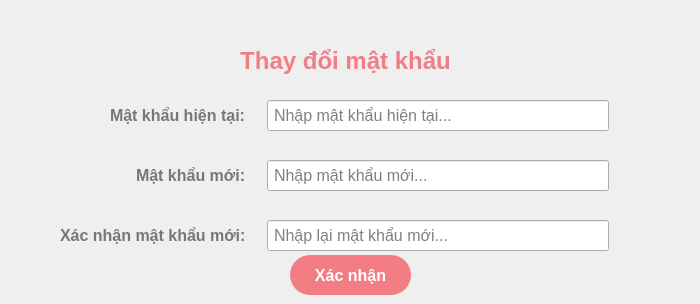
           <widget class="QWidget" name="staffPasswordTab">
            <attribute name="title">
             <string>Đổi mật khẩu</string>
            </attribute>
            <widget class="QWidget" name="formWidget_7" native="true">
             <property name="geometry">
              <rect>
               <x>40</x>
               <y>100</y>
               <width>601</width>
               <height>151</height>
              </rect>
             </property>
             <property name="styleSheet">
              <string notr="true">QLabel {
	font-size: 16px;
	margin-left: 16px;
	font-weight: bold;
	color: #777;
}

QLineEdit {
	font-size: 16px;
	padding: 4px;
	margin-right: 32px;
}</string>
             </property>
             <layout class="QFormLayout" name="formLayout_12">
              <property name="labelAlignment">
               <set>Qt::AlignRight|Qt::AlignTrailing|Qt::AlignVCenter</set>
              </property>
              <property name="horizontalSpacing">
               <number>16</number>
              </property>
              <item row="0" column="0">
               <widget class="QLabel" name="label_58">
                <property name="text">
                 <string>Mật khẩu hiện tại:</string>
                </property>
               </widget>
              </item>
              <item row="0" column="1">
               <widget class="QLineEdit" name="staffOldPassword">
                <property name="echoMode">
                 <enum>QLineEdit::Password</enum>
                </property>
                <property name="placeholderText">
                 <string>Nhập mật khẩu hiện tại...</string>
                </property>
               </widget>
              </item>
              <item row="2" column="0">
               <widget class="QLabel" name="label_59">
                <property name="text">
                 <string>Mật khẩu mới:</string>
                </property>
               </widget>
              </item>
              <item row="2" column="1">
               <widget class="QLineEdit" name="staffNewPassword">
                <property name="echoMode">
                 <enum>QLineEdit::Password</enum>
                </property>
                <property name="placeholderText">
                 <string>Nhập mật khẩu mới...</string>
                </property>
               </widget>
              </item>
              <item row="4" column="0">
               <widget class="QLabel" name="label_60">
                <property name="text">
                 <string>Xác nhận mật khẩu mới:</string>
                </property>
               </widget>
              </item>
              <item row="4" column="1">
               <widget class="QLineEdit" name="staffNewPasswordConfirm">
                <property name="echoMode">
                 <enum>QLineEdit::Password</enum>
                </property>
                <property name="placeholderText">
                 <string>Nhập lại mật khẩu mới...</string>
                </property>
               </widget>
              </item>
              <item row="1" column="0">
               <spacer name="verticalSpacer_28">
                <property name="orientation">
                 <enum>Qt::Vertical</enum>
                </property>
                <property name="sizeHint" stdset="0">
                 <size>
                  <width>20</width>
                  <height>40</height>
                 </size>
                </property>
               </spacer>
              </item>
              <item row="3" column="0">
               <spacer name="verticalSpacer_29">
                <property name="orientation">
                 <enum>Qt::Vertical</enum>
                </property>
                <property name="sizeHint" stdset="0">
                 <size>
                  <width>20</width>
                  <height>40</height>
                 </size>
                </property>
               </spacer>
              </item>
             </layout>
            </widget>
            <widget class="QPushButton" name="staffPasswordBtn">
             <property name="geometry">
              <rect>
               <x>290</x>
               <y>255</y>
               <width>121</width>
               <height>40</height>
              </rect>
             </property>
             <property name="cursor">
              <cursorShape>PointingHandCursor</cursorShape>
             </property>
             <property name="styleSheet">
              <string notr="true">QPushButton {
	border-radius: 20px;
	color: white;
	font-size: 16px;
	font-weight: bold;
	background-color: #f27d85;
	border: none;
}
</string>
             </property>
             <property name="text">
              <string>Xác nhận</string>
             </property>
            </widget>
            <widget class="QLabel" name="label_61">
             <property name="geometry">
              <rect>
               <x>0</x>
               <y>45</y>
               <width>691</width>
               <height>31</height>
              </rect>
             </property>
             <property name="styleSheet">
              <string notr="true">font-size: 24px;
font-weight: bold;
color: #f27d85;</string>
             </property>
             <property name="text">
              <string>Thay đổi mật khẩu</string>
             </property>
             <property name="alignment">
              <set>Qt::AlignCenter</set>
             </property>
            </widget>
           </widget>
